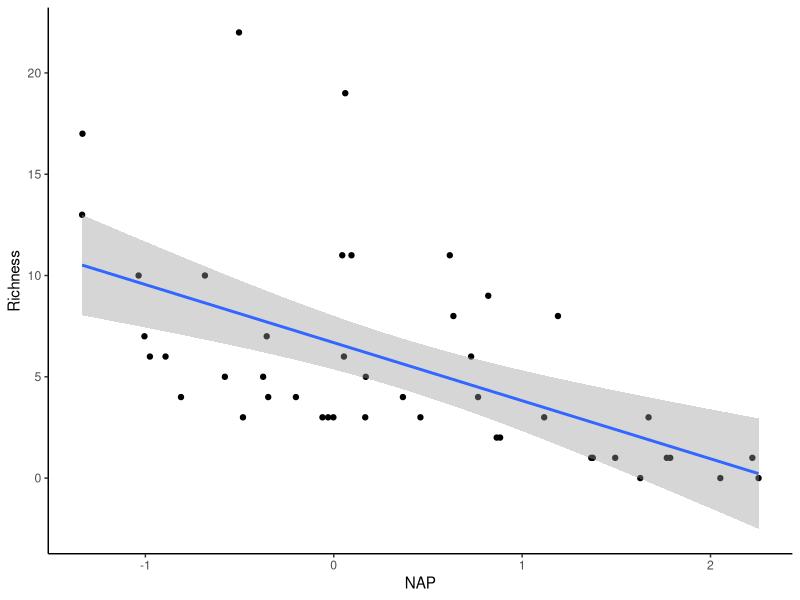
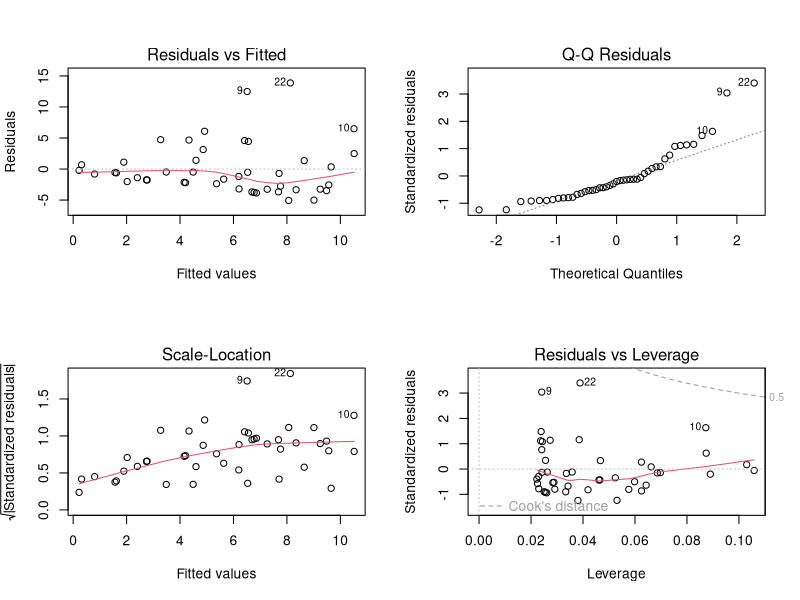
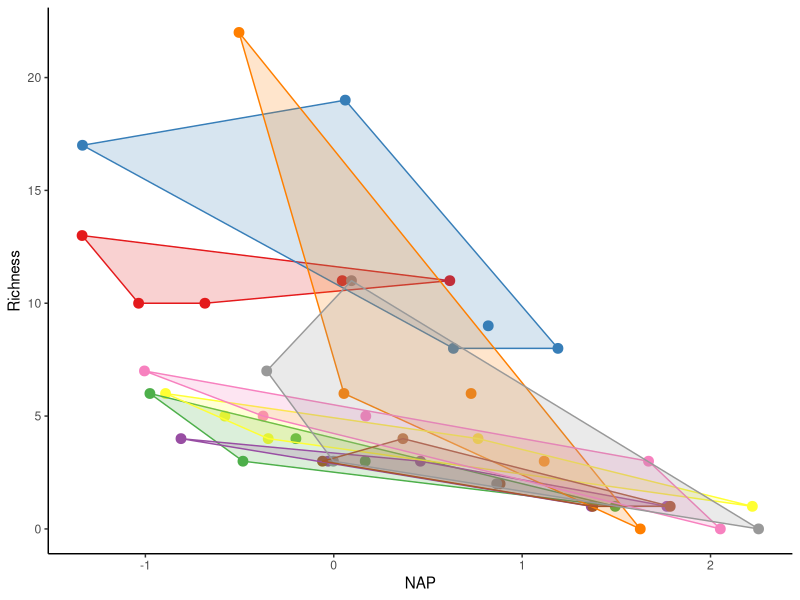
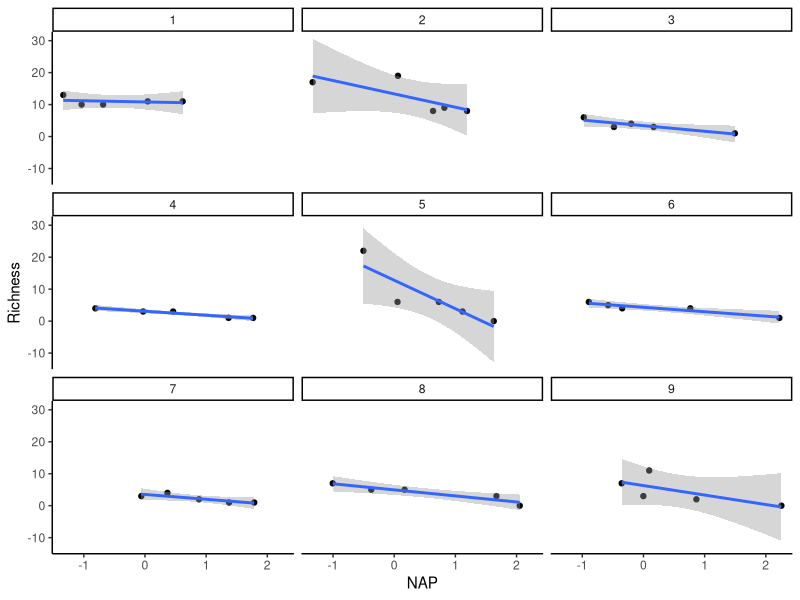

Reproduce these figures in R, in order. (Note: this script raises an error after producing the figures.)
## ---- chunk 1
# Load data
rikz_data <- read.table("./data/rikz_data.txt",
                        head = TRUE,
                        sep = "\t")
rikz_data$Beach <- as.factor(rikz_data$Beach)

# Examine structure of the dataframe and view first 5 columns
str(rikz_data)
head(rikz_data)
## ---- chunk 2
# Run basic linear model using all of the data.
basic.lm <- lm(Richness~ NAP, data = rikz_data)
summary(basic.lm)
## ---- chunk 3
# Plot relationsip from above model
library(ggplot2)
ggplot(rikz_data, aes(x = NAP, y = Richness)) +
    geom_point() +
    geom_smooth(method = "lm") +
    theme_classic()
## ---- chunk 4
# Check assumptions.
# Normality homogeneity of variance violated
par(mfrow=c(2,2))
plot(basic.lm)
## ---- chunk 5

library(plyr)

# Function to find polygons
find_hull <- function(df) df[chull(df$Richness, df$NAP), ] 

# Itentify polygons in data
hulls <- ddply(rikz_data, "Beach", find_hull) 

# Plot
ggplot(rikz_data, aes(x = NAP, y = Richness, colour = Beach)) +
    geom_point(size = 3) +
    theme_classic() +
    theme(legend.position = "none") +
    scale_colour_brewer(palette="Set1") +
    scale_fill_brewer(palette="Set1") +
    geom_polygon(data=hulls, aes(fill = Beach), alpha = 0.2)
## ---- chunk 6
# We could account for non-independence by running a separate analysis for each beach
ggplot(rikz_data, aes(x = NAP, y = Richness)) +
    geom_point() +
    geom_smooth(method = "lm") +
    facet_wrap(~ Beach) +
    xlab("NAP") + ylab("Richness") +
    theme_classic()
## ---- chunk 7
# Run linear model of Richness against NAP for each beach
library(dplyr)
beach_models <-  rikz_data %>%
    group_by(Beach) %>%
    do(mod = lm(Richness ~ NAP, data = .))

# Get the coefficients by group in a tidy data_frame
library(broom)
dfBeachModels = tidy(beach_models, mod)
dfBeachModels %>% filter(term == "NAP") %>% select(estimate, p.value)
## ---- chunk 8
basic.lm <- lm(Richness ~ NAP + Beach, data = rikz_data)
summary(basic.lm)
## ---- chunk 9
library(lme4)
library(lmerTest)

# Random intercept model with NAP as fixed effect and Beach as random effect
mixed_model_IntOnly <- lmer(Richness ~ NAP + (1|Beach), data = rikz_data, REML = FALSE)
summary(mixed_model_IntOnly)
## ---- chunk 10
# Let's predict values based on our model and add these to our dataframe
# These are the fitted values for each beach, which are modelled separately.
rikz_data$fit_InterceptOnly <- predict(mixed_model_IntOnly)

# Let's plot the 
ggplot(rikz_data, aes(x = NAP, y = Richness, colour = Beach)) +
    # Add fixed effect regression line (i.e. NAP)
    geom_abline(aes(intercept = `(Intercept)`, slope = NAP),
                size = 2,
                as.data.frame(t(fixef(mixed_model_IntOnly)))) +
    # Add fitted values (i.e. regression) for each beach
    geom_line(aes(y = fit_InterceptOnly), size = 1) +
    geom_point(size = 3) +
    theme_classic() +
    theme(legend.position = "none") +
    scale_colour_brewer(palette="Set1")
## ---- chunk 11
# Random intercept and slope model
mixed_model_IntSlope <- lmer(Richness ~ NAP + (1 + NAP|Beach), data = rikz_data, REML = FALSE)
summary(mixed_model_IntSlope)
## ---- chunk 12
rikz_data$fit_IntSlope <- predict(mixed_model_IntSlope)
ggplot(rikz_data, aes(x = NAP, y = Richness, colour = Beach)) +
    geom_abline(aes(intercept = `(Intercept)`, slope = NAP),
                size = 2,
                as.data.frame(t(fixef(mixed_model_IntSlope)))) +
    geom_line(aes(y = fit_IntSlope), size = 1) +
    geom_point(size = 3) +
    theme_classic() +
    theme(legend.position = "none") +
    scale_colour_brewer(palette="Set1")
## ---- chunk 13
mixed_model_NoFix <- lmer(Richness ~ 1 + (1|Beach), data = rikz_data, REML = TRUE)
summary(mixed_model_NoFix)
## ---- chunk 14
# Load in and examine data
Fitz_data <- read.csv("data/Fitzpatrick_2018.csv", header = TRUE)

# Let's change some columns to factors and remove rows with no fruit data
Fitz_data <- Fitz_data %>%
                 mutate(tray = as.factor(tray),
                        rack = as.factor(rack),
                        accession = as.factor(accession)) %>%
                 filter(!is.na(fruit))


str(Fitz_data)
head(Fitz_data)

#Let's look at how trays breakdown across the levels of rack
xtabs(~ rack + tray, Fitz_data)
## ---- chunk 15
# Breakdown of accessions across the racks
xtabs(~ rack + accession, Fitz_data)
## ---- chunk 16
# Fit mixed-effects model
Fitz_mod <- lmer(fruit ~ water + microbe + water:microbe + (1|rack/tray) + (1|rack:accession), data = Fitz_data)
summary(Fitz_mod)
